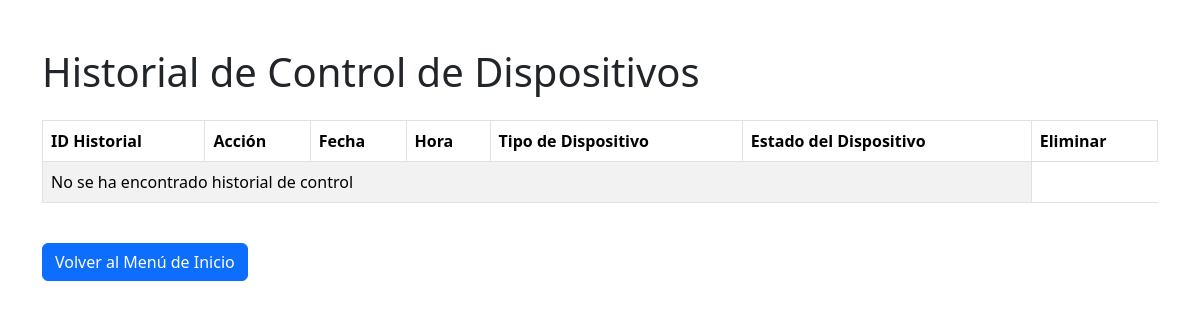
The page /secadmin/historialControl.php on the database as committed earlier.
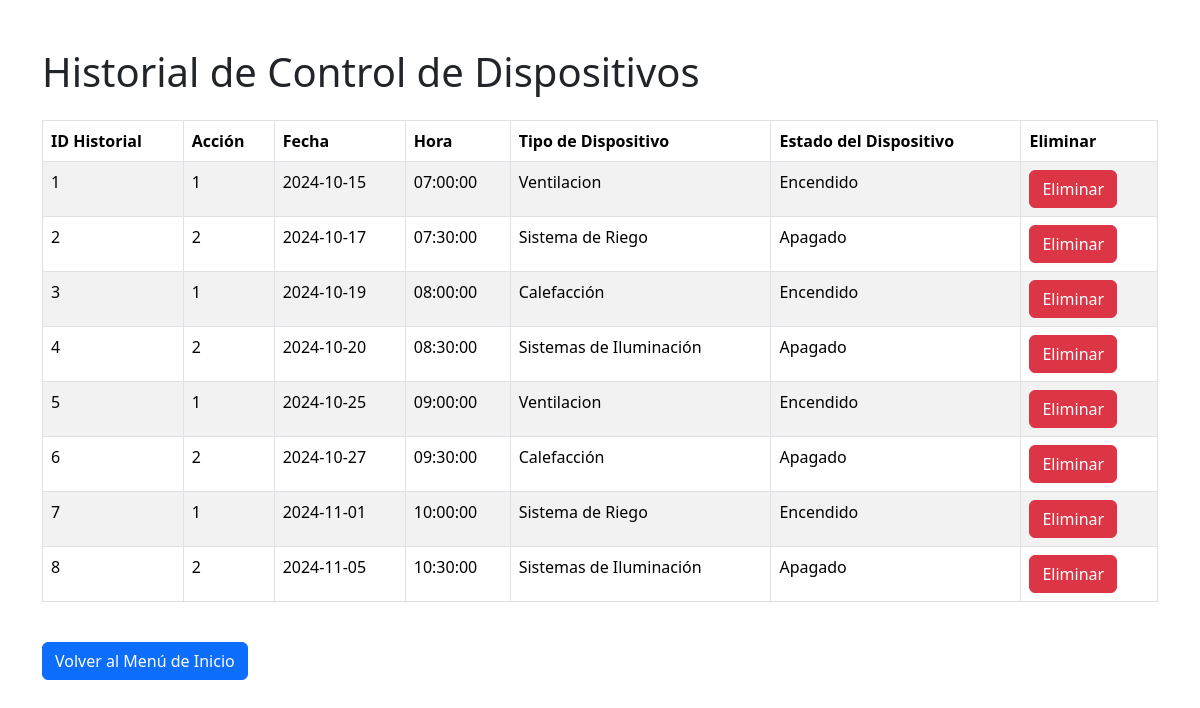
The same page on the database as committed later.
### tables this page shows
CREATE TABLE `historial_control` (
  `idHistorial` int(11) NOT NULL,
  `accionHistorial` int(11) NOT NULL,
  `fechaHistorial` date NOT NULL,
  `horaHistorial` time NOT NULL,
  `id_Dispositivo` int(11) NOT NULL,
  `id_Invernadero` int(11) NOT NULL
);

CREATE TABLE `dispositivos_control` (
  `id_Dispositivo` int(11) NOT NULL,
  `tipo_Dispositivo` varchar(50) NOT NULL,
  `estado_Dispositivo` varchar(50) NOT NULL
);

### secadmin/historialControl.php (the view, shortened to what this page needs)
<?php
$server = "localhost:3306";
$user = "root";
$pass = "";
$base = "gestioninvernaderos";
$dwes = mysqli_connect($server, $user, $pass, $base);
$query = "SELECT
    h.idHistorial,
    h.accionHistorial,
    h.fechaHistorial,
    h.horaHistorial,
    d.tipo_Dispositivo,
    CASE
        WHEN h.accionHistorial = 1 THEN 'Encendido'
        WHEN h.accionHistorial = 2 THEN 'Apagado'
    END AS estado_Dispositivo
    FROM
        historial_control h
    JOIN
        dispositivos_control d ON h.id_Dispositivo = d.id_Dispositivo;
";
$result = mysqli_query($dwes, $query);
?>
<!DOCTYPE html>
<html lang="es">
<head>
    <link href="https://cdn.jsdelivr.net/npm/bootstrap@5.3.3/dist/css/bootstrap.min.css" rel="stylesheet">
</head>
<body>
    <div class="container mt-5">
        <h1 class="mb-4">Historial de Control de Dispositivos</h1>
        <table class="table table-striped table-bordered">
            <thead>
                <tr>
                    <th>ID Historial</th>
                    <th>Acción</th>
                    <th>Fecha</th>
                    <th>Hora</th>
                    <th>Tipo de Dispositivo</th>
                    <th>Estado del Dispositivo</th>
                    <th>Eliminar</th>
                </tr>
            </thead>
            <tbody>
                <?php
                if ($result && mysqli_num_rows($result) > 0) {
                    while ($row = mysqli_fetch_assoc($result)) {
                        echo "<tr>
                                <td>{$row['idHistorial']}</td>
                                <td>{$row['accionHistorial']}</td>
                                <td>{$row['fechaHistorial']}</td>
                                <td>{$row['horaHistorial']}</td>
                                <td>{$row['tipo_Dispositivo']}</td>
                                <td>{$row['estado_Dispositivo']}</td>
                                <td>
                                    <form method='POST' style='display:inline-block;'>
                                        <input type='hidden' name='idHistorial'>
                                        <input type='submit' name='delete' value='Eliminar' class='btn btn-danger'>
                                    </form>
                                </td>
                              </tr>";
                    }
                } else {
                    echo "<tr><td colspan='6'>No se ha encontrado historial de control</td></tr>";
                }
                ?>
            </tbody>
        </table>
        <a href="../agrosmart.php" class="btn btn-primary mt-4">Volver al Menú de Inicio</a> </div>
</body>
</html>

Rows that differ between the two databases and show on the page:
added historial_control: idHistorial "1", accionHistorial "1", fechaHistorial "2024-10-15", horaHistorial "07:00:00", id_Dispositivo.tipo_Dispositivo "Ventilacion", estado_Dispositivo "Encendido"
added historial_control: idHistorial "2", accionHistorial "2", fechaHistorial "2024-10-17", horaHistorial "07:30:00", id_Dispositivo.tipo_Dispositivo "Sistema de Riego", estado_Dispositivo "Apagado"
added historial_control: idHistorial "3", accionHistorial "1", fechaHistorial "2024-10-19", horaHistorial "08:00:00", id_Dispositivo.tipo_Dispositivo "Calefacción", estado_Dispositivo "Encendido"
added historial_control: idHistorial "4", accionHistorial "2", fechaHistorial "2024-10-20", horaHistorial "08:30:00", id_Dispositivo.tipo_Dispositivo "Sistemas de Iluminación", estado_Dispositivo "Apagado"
added historial_control: idHistorial "5", accionHistorial "1", fechaHistorial "2024-10-25", horaHistorial "09:00:00", id_Dispositivo.tipo_Dispositivo "Ventilacion", estado_Dispositivo "Encendido"
added historial_control: idHistorial "6", accionHistorial "2", fechaHistorial "2024-10-27", horaHistorial "09:30:00", id_Dispositivo.tipo_Dispositivo "Calefacción", estado_Dispositivo "Apagado"
added historial_control: idHistorial "7", accionHistorial "1", fechaHistorial "2024-11-01", horaHistorial "10:00:00", id_Dispositivo.tipo_Dispositivo "Sistema de Riego", estado_Dispositivo "Encendido"
added historial_control: idHistorial "8", accionHistorial "2", fechaHistorial "2024-11-05", horaHistorial "10:30:00", id_Dispositivo.tipo_Dispositivo "Sistemas de Iluminación", estado_Dispositivo "Apagado"
Other text that changed with them:
text no longer shown: "No se ha encontrado historial de control"
